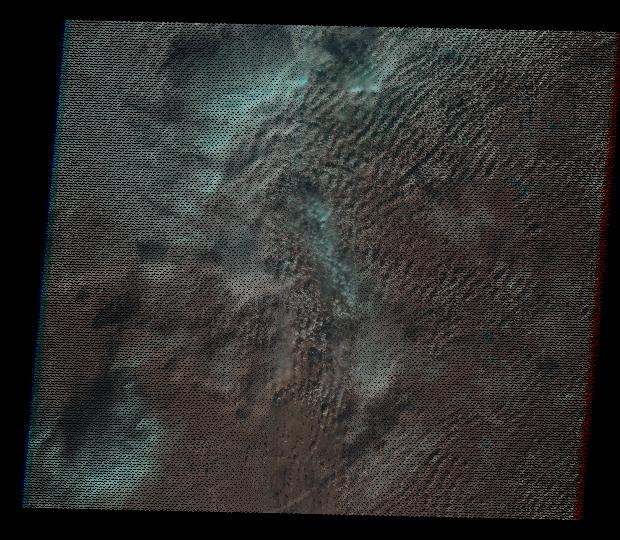
#> input picture project/untitled folder 2/LE07_L1TP_157027_20161204_20170124_01_T1.jpg, 620 x 540 px, given in place of ntitled folder 2LE07_L1TP_012045_20160111_20161015_01_T1.jpg, which was not available
$ python modify_image.py 'untitled folder 2'
#> lines starting #> are read from the running program, lines starting #| are printed output that depends on the picture; pictures that were not available may be replaced by others from this repository, and a replacement may not be noted
import os, argparse
import skimage
from skimage import io, transform, util
import PIL
from PIL import Image

parser = argparse.ArgumentParser()
parser.add_argument('f', metavar='foldername', help='takes the name of the root folder to be opened')
args = parser.parse_args()

for files in os.listdir(args.f):
    if files != ".DS_Store" :
        img = Image.open(args.f + files)
#> img is the input picture: PIL image 620x540 RGB; mean R, G, B 47.9, 47.8, 45.8
        img = img.resize((700, 600))
#> img: PIL image 700x600 RGB
        img = img.rotate(12)
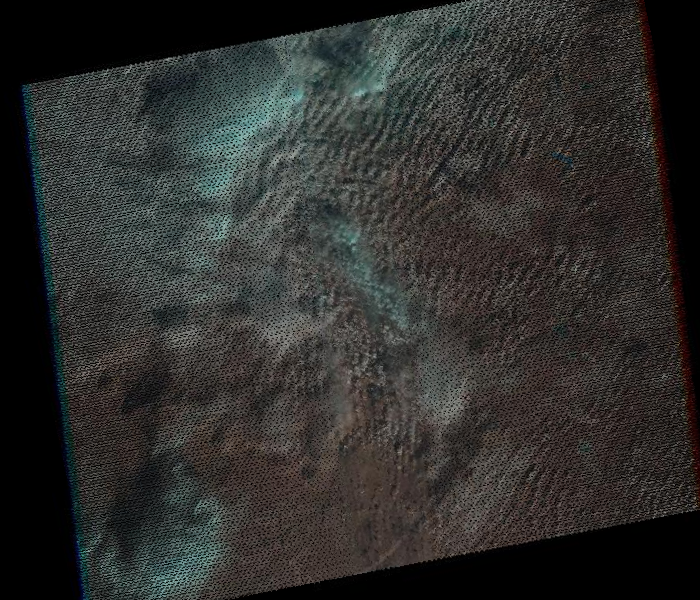
#> img: PIL image 700x600 RGB; mean R, G, B 47.4, 47.3, 45.4
        img = img.crop((30, 30, 650, 570))
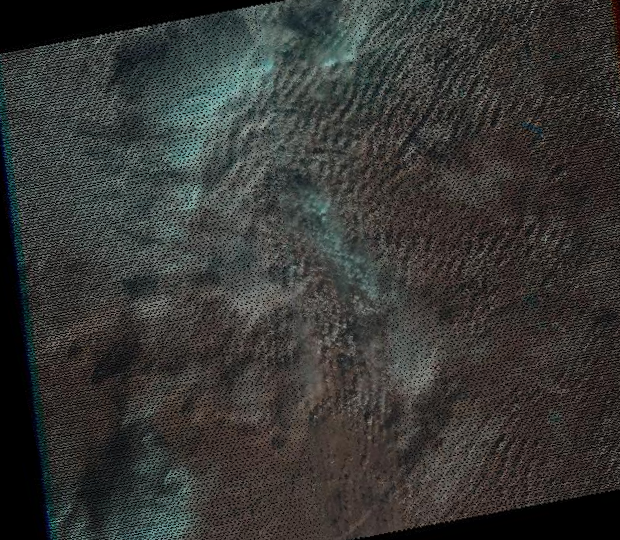
#> img: PIL image 620x540 RGB; mean R, G, B 55.1, 55.2, 53
        img.save(files)
#> pass 2 of the loop `for files in os.listdir(args.f):`:
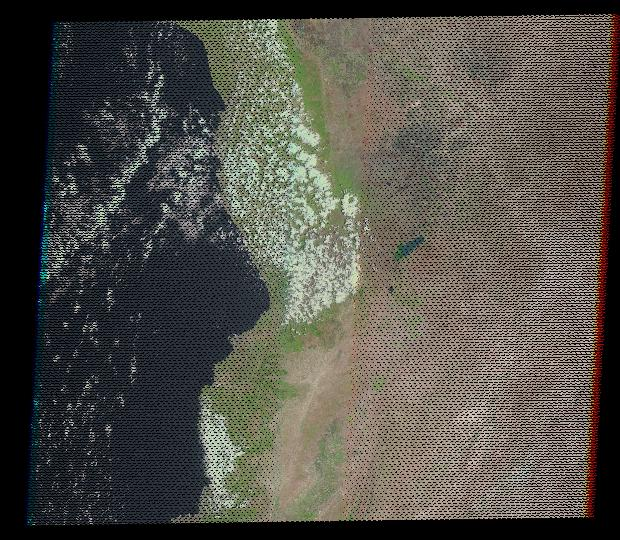
#> input picture project/untitled folder 2/LE07_L1TP_174036_20160704_20161009_01_T1.jpg, 620 x 540 px, given in place of ntitled folder 2LE07_L1TP_127057_20160117_20161016_01_T1.jpg, which was not available
#> img is the input picture: PIL image 620x540 RGB; mean R, G, B 82.1, 80, 73.4
#> `img = img.rotate(12)`:
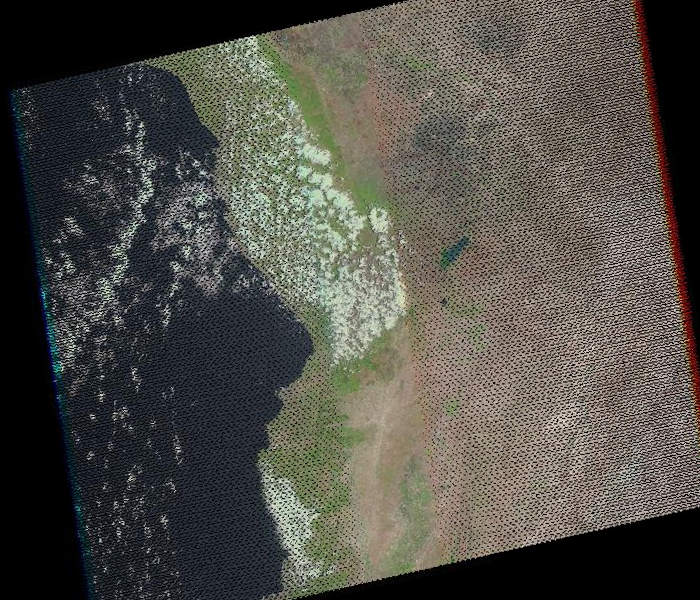
#> img: PIL image 700x600 RGB; mean R, G, B 80.1, 78.3, 71.9
#> `img = img.crop((30, 30, 650, 570))`:
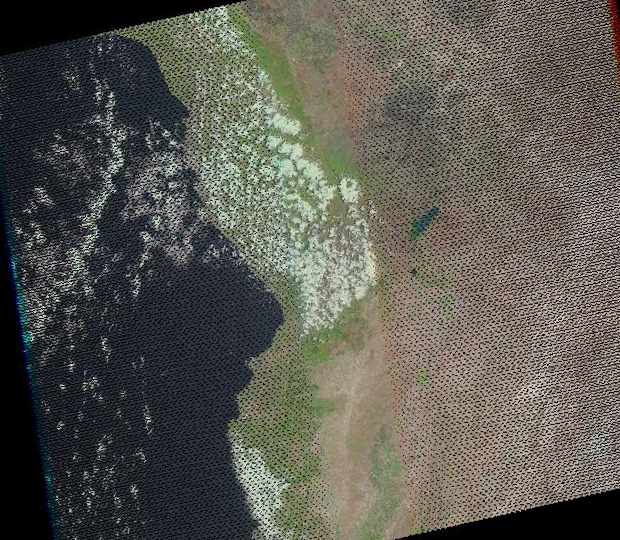
#> img: PIL image 620x540 RGB; mean R, G, B 91.1, 90, 82.3
#> (the run stopped early here; a loop or call above may not have finished)
